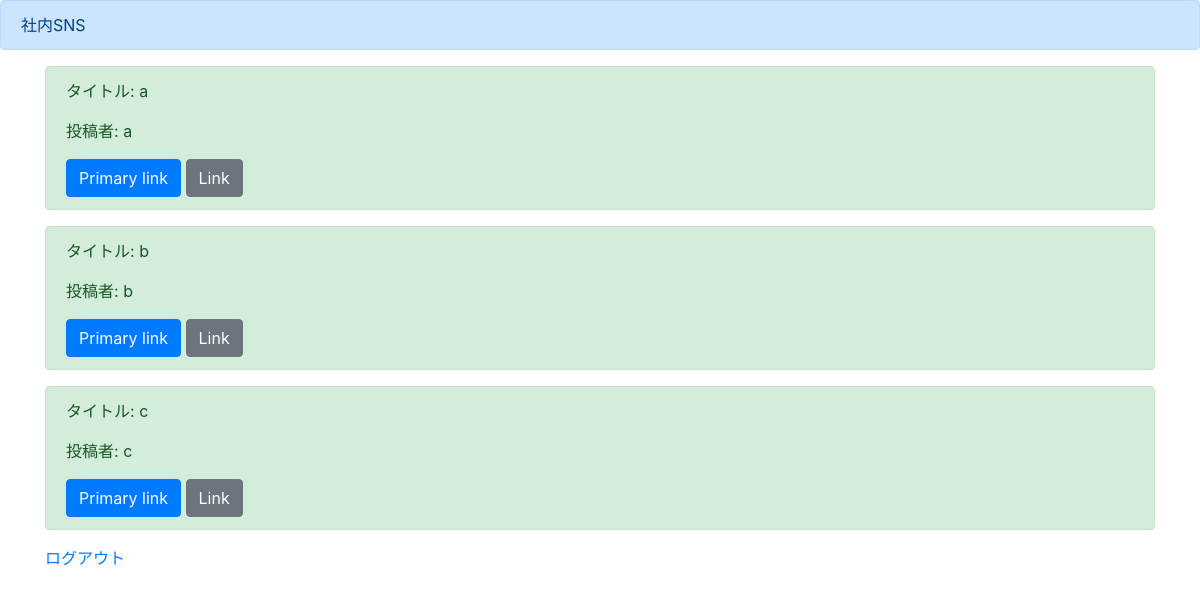
Screenshot of /list/ (signed in) with the database file from the repository.
### app/models.py (models this page shows)
class BoardModel(models.Model):
    title = models.CharField(max_length=100)
    content = models.TextField()
    author = models.CharField(max_length=100)
    images = models.ImageField(upload_to='')
    good = models.IntegerField()
    read = models.IntegerField()
    readtext = models.CharField(max_length=100)

### app/views.py (the view)
# urls.py: path('list/', listfunc, name='list'),
@login_required
def listfunc(request):
    object_list = BoardModel.objects.all()
    return render(request, 'list.html', {'object_list': object_list} )

### templates/list.html (shortened to what this page needs)
{% extends 'base.html' %}
{% block header %}
<div class="alert alert-primary" role="alert">
  社内SNS
</div>
{% endblock header %}
{% block content %}
<div class="container">
  {% for item in object_list %}
    <div class="alert alert-success" role="alert">
      <p>タイトル: {{ item.title }}</p>
      <p>投稿者: {{ item.author }}</p>
      <a href="#" class="btn btn-primary" role="button" aria-pressed="true">Primary link</a>
      <a href="#" class="btn btn-secondary" role="button" aria-pressed="true">Link</a>
    </div>
  {% endfor %}
  <a href="{% url 'logout' %}">ログアウト</a>
</div>
{% endblock content %}

### rows the page displays
BoardModel: title "a", author "a"
BoardModel: title "b", author "b"
BoardModel: title "c", author "c"
